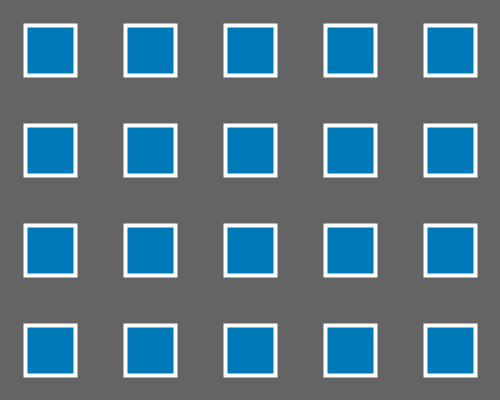
Frame 1 (no input)
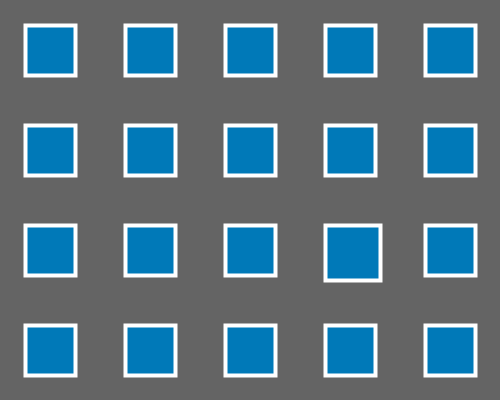
Frame 60 (the mouse pressed at the canvas centre just before this capture)
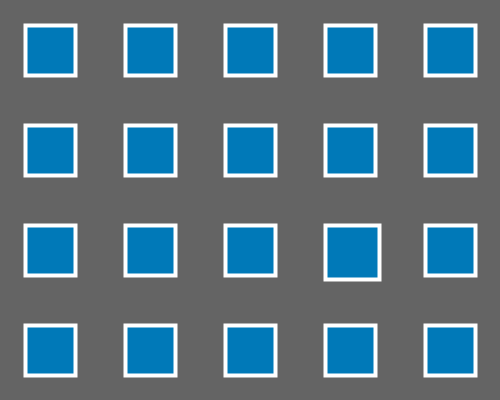
Frame 120 (the mouse held since frame 60 and released just before this capture)

The Processing sketch that drew these frames (run headless with seeded random() and noise(); from frame 60 on, the mouse is pressed at the canvas centre):

// Processing sketch: processing_164540
// ── processing_164540.pde


float radius = 50.0;
//sets the radius for the 14th pulsing rect to 50px

void setup(){
  // runs the code only once
  size( 500, 400 );
  //sets the size of the sketch to 500 px in width and 400 px in height
  strokeWeight( 4 );
  //sets the weight of the stoke on the rect to 4 points
  frameRate( 15 );
  //sets the defualt frame rate to 15
  
}


void draw(){
  // runs the code as a loop at the default frame rate
  radius = radius + sin( frameCount / 4 );
  //determins the pulsing and speed of pulsing of the 14th rect
  
  background( 100 );
    // Fill canvas grey
  
  fill( 0, 121, 184 );
  // Set fill color to blue
      
  stroke(255); 
  // Set stroke color to white
  
 rect( 325, 325, 50, 50); 
  // Draws rectangle 
  
 rect( 225, 325, 50, 50);    
   // Draws rectangle
   
 rect( 125, 325, 50, 50);
  // Draws rectangle 

 rect(25, 325, 50, 50); 
  // Draws rectangle 
 
  rect( 425, 325, 50, 50);   
  // Draws rectangle
  
  rect( 425, 225, 50, 50); 
  // Draws rectangle
  
 rect( 325, 225, radius, radius);    
    // Draws pulsing rectangle
    
 rect( 225, 225, 50, 50);    
   // Draws rectangle
   
 rect( 125, 225, 50, 50);   
  // Draws rectangle
 
 rect(25, 225, 50, 50);     
  // Draws rectangle

 rect( 325, 125, 50, 50);    
    // Draws rectangle 
 
 rect( 225, 125, 50, 50);    
   // Draws rectangle

 rect( 125, 125, 50, 50);   
  // Draws rectangle

 rect(25, 125, 50, 50);     
   // Draws rectangle
 
  rect( 425, 125, 50, 50);  
   // Draws rectangle

 rect( 325, 25, 50, 50);    
    // Draws rectangle

 rect( 225, 25, 50, 50);    
  // Draws rectangle 

 rect( 125, 25, 50, 50);   
  // Draws rectangle

 rect(25, 25, 50, 50);     
   // Draws rectangle

  rect( 425, 25, 50, 50);    
    // Draws rectangle
}
